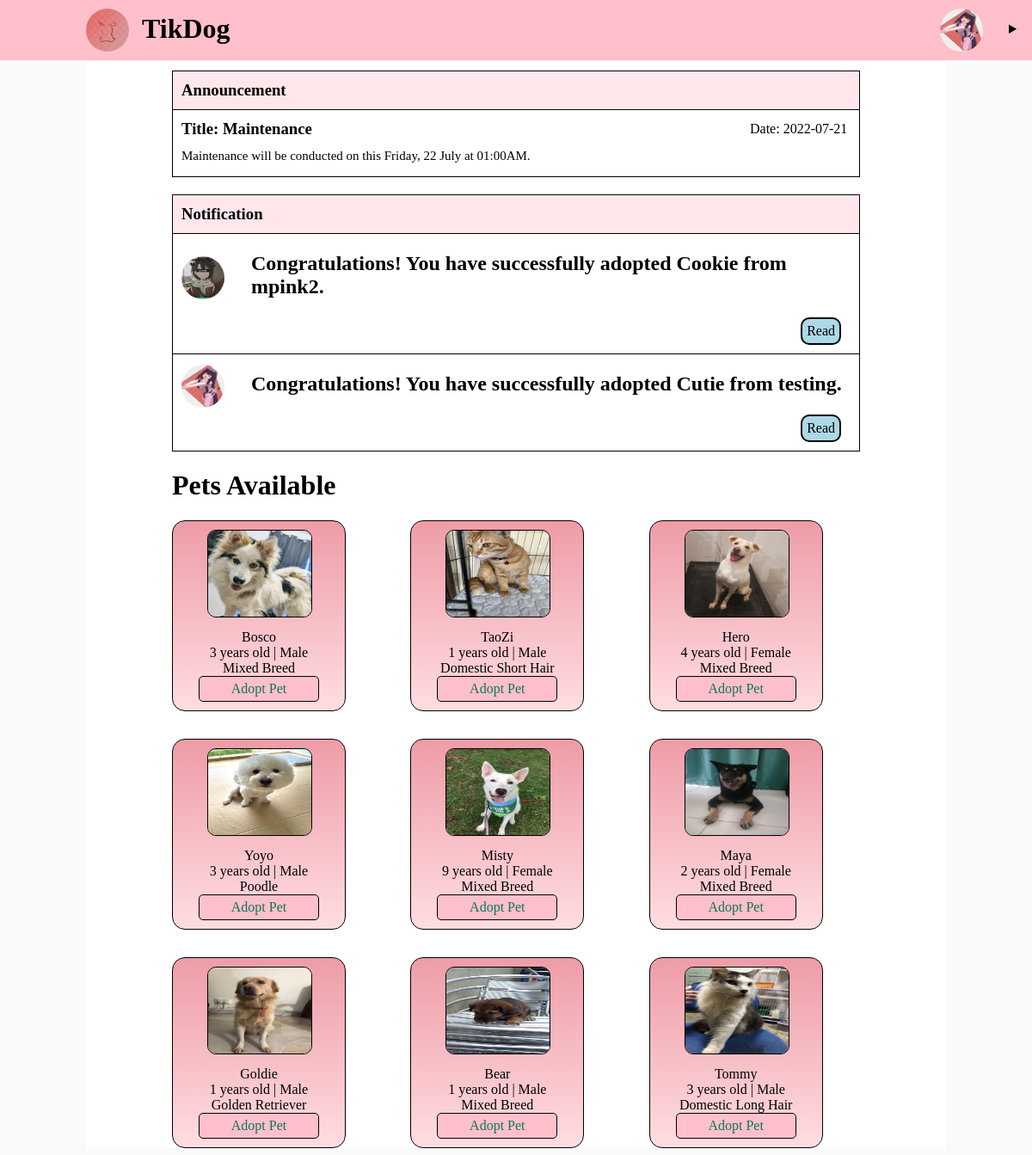
The page /php/adopter.php (signed in) on the database its author committed.
### tables this page shows
CREATE TABLE `announcement` (
  `AnnouncementID` int(11) NOT NULL,
  `AnnTitle` varchar(100) NOT NULL,
  `AnnContent` varchar(100) NOT NULL,
  `AnnDate` date NOT NULL
);

CREATE TABLE `pets` (
  `PetsID` int(11) NOT NULL,
  `PetName` varchar(100) NOT NULL,
  `PetBody` varchar(100) NOT NULL,
  `Color` varchar(100) NOT NULL,
  `Vaccinated` varchar(20) NOT NULL,
  `Spayed` varchar(20) NOT NULL,
  `Species` varchar(100) NOT NULL,
  `Gender` varchar(6) NOT NULL,
  `PetCondition` varchar(100) NOT NULL,
  `Dewormed` varchar(20) NOT NULL,
  `Image` varchar(100) NOT NULL,
  `PetAge` int(20) NOT NULL,
  `PetStatus` varchar(100) NOT NULL,
  `DonorID` int(11) NOT NULL,
  `AdopterID` int(11) NOT NULL,
  `Description` varchar(500) NOT NULL
);

CREATE TABLE `user` (
  `UserID` int(11) NOT NULL,
  `Username` varchar(50) NOT NULL,
  `Password` varchar(50) NOT NULL,
  `FirstName` varchar(50) NOT NULL,
  `LastName` varchar(50) NOT NULL,
  `DOB` date NOT NULL,
  `Gender` varchar(6) NOT NULL,
  `ContactNumber` varchar(20) NOT NULL,
  `Email` varchar(50) NOT NULL,
  `Address` varchar(200) NOT NULL,
  `Location` varchar(50) NOT NULL,
  `Avatar` varchar(100) NOT NULL,
  `SocialMedia` varchar(100) NOT NULL
);

### php/adopter.php (the view, shortened to what this page needs)
<?php
    include_once('conn.php');
    $sql_announcement = "SELECT * FROM announcement ORDER BY AnnDate DESC LIMIT 1";
    $result_announcement = mysqli_query($conn, $sql_announcement);
    $userID = $_SESSION['userID'];
    $sql_notification = "SELECT *
                        FROM pets INNER JOIN user
                        ON pets.DonorID = user.UserID
                        INNER JOIN donor
                        ON donor.PetID = pets.PetsID
                        INNER JOIN adopter
                        ON adopter.PetID = pets.PetsID
                        WHERE pets.AdopterID = '$userID' AND pets.PetStatus = 'Adopted' AND adopter.Notification = 'Unread'";
    $result_notification = mysqli_query($conn, $sql_notification);
    $sql_pets = "SELECT pets.PetsID, pets.PetName, pets.PetAge, pets.Gender, pets.Species, pets.PetStatus, pets.Image, donor.PetID, donor.DonorID, donor.DonateTIme, user.UserID, user.FirstName, user.LastName, user.Location
            FROM pets INNER JOIN donor
            ON pets.PetsID = donor.PetID AND pets.PetStatus = 'Available' AND pets.DonorID <> '$userID'
            INNER JOIN user
            GROUP BY pets.PetsID
            ORDER BY donor.DonateTIme";
    $result_pets = mysqli_query($conn, $sql_pets);
?>
<!DOCTYPE html>
<html lang="en">
<head>
    <link rel="stylesheet" href="sweetalert2.min.css">
    <link rel="stylesheet" href="search.js">
</head>
<body>
    <?php include('header.php');?>
    <div class="wrapper">
        <div class="announcement">
            <?php
                if (mysqli_num_rows($result_announcement)>0)
                {
                    while($row_announcement = mysqli_fetch_assoc($result_announcement)){?>
                    <table style="width: 800px;">
                        <tr style="border: 1px solid black;">
                            <td style="background-color: rgba(255, 192, 203, 0.39);" colspan="2"><h3>Announcement</h3></td>
                        </tr>
                        <tr>
                            <td style="width: 650px;"><?php echo "<h3>Title: " . $row_announcement['AnnTitle']."</h3>"; ?></td>
                            <td ><?php echo "Date: ". $row_announcement['AnnDate']; ?></td>
                        </tr>
                        <tr>
                            <td style="font-size: 15px; padding-bottom: 15px;" colspan="2"><?php echo $row_announcement['AnnContent']; ?></td>
                        </tr>
                    </table>
                    <?php } ?>
                <?php }?>
        </div>
        <div class="notification">
            <table style="width: 800px;">
                    <tr style="border: 1px solid black;">
                        <td style="background-color: rgba(255, 192, 203, 0.39);" colspan="2"><h3>Notification</h3></td>
                    </tr>
        <?php
            if (mysqli_num_rows($result_notification)>0)
            {
                while($row_notification = mysqli_fetch_assoc($result_notification)){?>
                    <tr>
                        <td style="width: 70px;"><?php echo "<img src='../img_user/".$row_notification['Avatar']."' alt='' height='50px' width='50px'" ?></td>
                        <td ><?php echo "<h2>"."Congratulations! You have successfully adopted ".$row_notification['PetName']." from ".$row_notification['Username']. ".</h2>" ?></td>
                    </tr>
                    <tr style="border-bottom:1px solid black">
                        <td></td>
                        <td style="padding-bottom: 10px;">
                            <a class="btnRead" href = 'read.php?UserID=<?php echo $userID ?>&PetID=<?php echo $row_notification['PetsID']?>'>Read</a>
                        </td>
                    </tr>
                <?php } ?>
                </table>
            <?php }?>
        </div>
        <h1>Pets Available</h1>
        <div class="pets">
            <?php while($row_pets = mysqli_fetch_assoc($result_pets)){?>
                <div class="information">
                    <a href="petdetail.php?PetsID=<?php echo $row_pets['PetsID'];?>">
                        <?php echo '<img src="../petimg/'.$row_pets['Image'].'" alt="picture">'; ?>
                    </a>
                    <ul style="padding-left: 30px; margin-top:0; margin-bottom:10px;">
                        <li><?php echo $row_pets['PetName']; ?></li>
                        <li><?php echo $row_pets['PetAge'] ." years old | ". $row_pets['Gender']; ?></li>
                        <li><?php echo $row_pets['Species']; ?></li>
                        <li style="border: 1px solid black; border-radius:5px; background-color:pink;
                         padding-top:5px; padding-bottom:5px; cursor: pointer;">
                            <a href="adoptpet.php?PetsID=<?php echo $row_pets['PetsID'];?>" class="adoptPet" style="text-decoration: none; color: rgb(13, 118, 89);">Adopt Pet
                            </a>
                        </li>
                    </ul>
                </div>
            <?php } ?>
        </div>
    </div>
</body>
</html>

### php/adopter.php (style rules this page uses)
body { background-color: rgba(0, 0, 0, 0.02); }
.wrapper { width: 1000px; display: grid; justify-content: center; margin: 0 auto; margin-top: 10px; background-color: #fff; }
.announcement table { margin-top: 10px; margin-bottom: 20px; border: 1px solid black; border-collapse: collapse; }
.announcement table tr td { padding-left: 10px; }
.announcement table tr td h3 { margin-top: 10px; margin-bottom: 10px; }
.notification table { border: 1px solid black; border-collapse: collapse; }
.notification table tr td { padding-left: 10px; }
.notification table tr td h3 { margin-top: 10px; margin-bottom: 10px; }
.notification table tr td img { border-radius: 50%; margin-top: 10px; }
.pets { display: grid; gap: 2rem; grid-template-columns: repeat(3, 1fr); }
.information { width: 200px; border: 1px solid black; border-radius: 15px; background: linear-gradient(to bottom, #ee9ca7, #ffdde1); }
.information ul li { display: flex; justify-content: center; margin-right: 30px; }
.information a img { height: 100px; width: 120px; border: 1px solid black; border-radius: 10px; margin: 10px 40px; }
.btnRead { border: 2px solid black; padding: 5px; border-radius: 10px; float: right; margin-right: 20px; color: black; background-color: lightblue; text-decoration: none; }

### rows shown on the page
announcement: AnnTitle "Maintenance", AnnDate "2022-07-21", AnnContent "Maintenance will be conducted on this Friday, 22 July at 01:00AM."
pets: user.Avatar (picture), PetName "Cookie", user.Username "mpink2"
pets: user.Avatar (picture), PetName "Cutie", user.Username "testing"
pets: Image (picture), PetName "Bosco", PetAge "3", Gender "Male", Species "Mixed Breed"
pets: Image (picture), PetName "TaoZi", PetAge "1", Gender "Male", Species "Domestic Short Hair"
pets: Image (picture), PetName "Hero", PetAge "4", Gender "Female", Species "Mixed Breed"
pets: Image (picture), PetName "Yoyo", PetAge "3", Gender "Male", Species "Poodle"
pets: Image (picture), PetName "Misty", PetAge "9", Gender "Female", Species "Mixed Breed"
pets: Image (picture), PetName "Maya", PetAge "2", Gender "Female", Species "Mixed Breed"
pets: Image (picture), PetName "Goldie", PetAge "1", Gender "Male", Species "Golden Retriever"
pets: Image (picture), PetName "Bear", PetAge "1", Gender "Male", Species "Mixed Breed"
pets: Image (picture), PetName "Tommy", PetAge "3", Gender "Male", Species "Domestic Long Hair"
